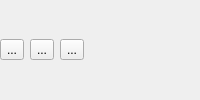
<?xml version="1.0" encoding="UTF-8"?>
<ui version="4.0">
 <class>MyMediaRecorder</class>
 <widget class="QWidget" name="MyMediaRecorder">
  <property name="windowTitle">
   <string>Form</string>
  </property>
  <layout class="QVBoxLayout" name="verticalLayout">
   <property name="leftMargin">
    <number>0</number>
   </property>
   <property name="topMargin">
    <number>0</number>
   </property>
   <property name="rightMargin">
    <number>0</number>
   </property>
   <property name="bottomMargin">
    <number>0</number>
   </property>
   <item>
    <layout class="QHBoxLayout" name="horizontalLayout">
     <item>
      <widget class="QToolButton" name="btn_filename">
       <property name="text">
        <string>...</string>
       </property>
      </widget>
     </item>
     <item>
      <widget class="QToolButton" name="btn_start">
       <property name="text">
        <string>...</string>
       </property>
      </widget>
     </item>
     <item>
      <widget class="QToolButton" name="btn_stop">
       <property name="text">
        <string>...</string>
       </property>
      </widget>
     </item>
     <item>
      <spacer name="horizontalSpacer">
       <property name="orientation">
        <enum>Qt::Horizontal</enum>
       </property>
       <property name="sizeHint" stdset="0">
        <size>
         <width>40</width>
         <height>20</height>
        </size>
       </property>
      </spacer>
     </item>
    </layout>
   </item>
  </layout>
 </widget>
 <tabstops>
  <tabstop>btn_filename</tabstop>
  <tabstop>btn_start</tabstop>
  <tabstop>btn_stop</tabstop>
 </tabstops>
 <resources/>
 <connections/>
</ui>
